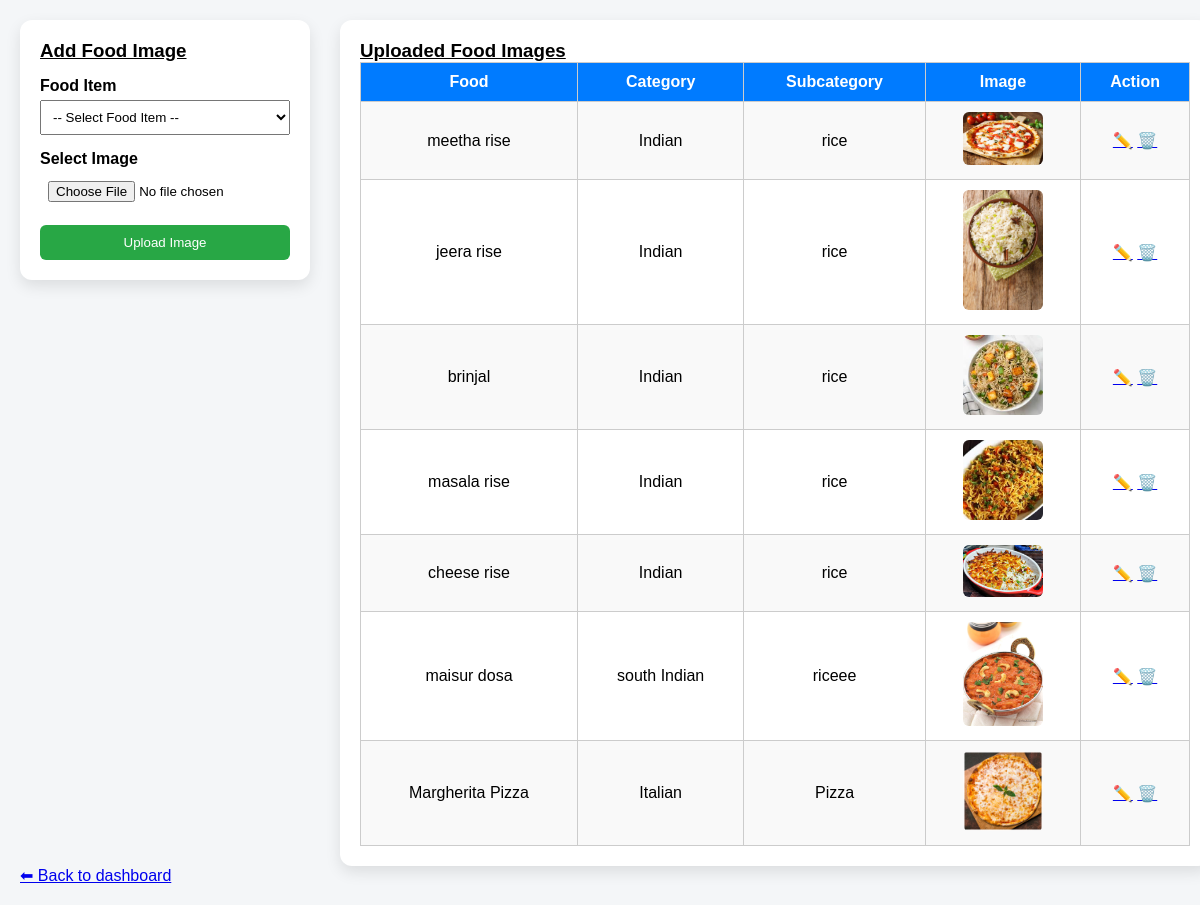
/dashboard/add_foodimage/, run on an earlier commit of the app's database.
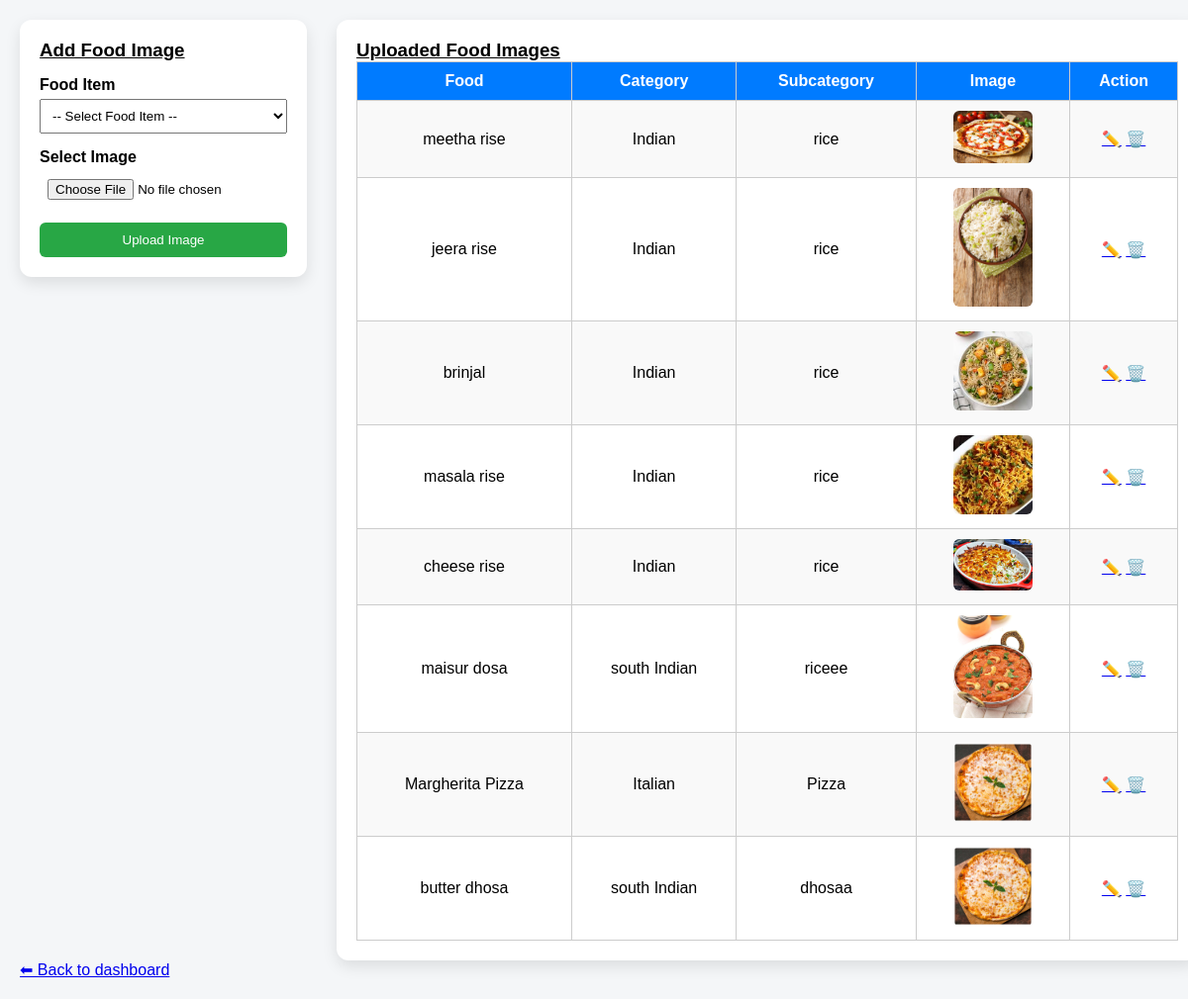
And on a later commit of the database.
### adminpanel/models.py (models this page shows, shortened)
class FoodItemImage(models.Model):
    img_url = models.ImageField(upload_to='food/')
    uploaded_date = models.DateTimeField(auto_now_add=True)
    food_item = models.ForeignKey(
        FoodItem,
        on_delete=models.CASCADE,
        related_name='images'   # 🔥 VERY IMPORTANT
    )

class FoodItem(models.Model):
    name = models.CharField(max_length=100)
    price = models.FloatField()
    is_available = models.BooleanField(default=True)
    calories = models.IntegerField()
    sub_cat = models.ForeignKey(FoodItemSubCategory, on_delete=models.CASCADE)

class FoodItemSubCategory(models.Model):
    subcategory_name = models.CharField(max_length=100)
    food_item_cat = models.ForeignKey(FoodItemCategory, on_delete=models.CASCADE)

class FoodItemCategory(models.Model):
    category_name = models.CharField(max_length=100)

### adminpanel/views.py (the view, shortened to what this page needs)
# urls.py: path('add_foodimage/', views.add_foodimage, name='add_foodimage'),
def add_foodimage(request):
    images = FoodItemImage.objects.select_related(
        'food_item',
        'food_item__sub_cat',
        'food_item__sub_cat__food_item_cat'
    )
    food_items = FoodItem.objects.all()
    return render(request, 'add/add_foodimage.html', {
        'food_items': food_items,
        'images': images
    })

### templates/add/add_foodimage.html (shortened to what this page needs)
{% load static %}
<!DOCTYPE html>
<html>
<head>
    <link rel="stylesheet" href="{% static 'adminpanel/css/foodimage.css' %}">
</head>
<body>
<div class="container">
    <div class="left">
        <u><h3>Add Food Image</h3></u>
        <form method="post" enctype="multipart/form-data">
            <label>Food Item</label>
            <select name="food_item" required>
                <option value="">-- Select Food Item --</option>
            </select>
            <label>Select Image</label>
            <input type="file" name="img_url" required>
            <button type="submit">Upload Image</button>
        </form>
    </div>
    <div class="right">
        <u><h3>Uploaded Food Images</h3></u>
        <table>
            <tr>
                <th>Food</th>
                <th>Category</th>
                <th>Subcategory</th>
                <th>Image</th>
                <th>Action</th>
            </tr>
            {% for img in images %}
            <tr>
                <td>{{ img.food_item.name }}</td>
                <td>{{ img.food_item.sub_cat.food_item_cat.category_name }}</td>
                <td>{{ img.food_item.sub_cat.subcategory_name }}</td>
                <td>
                    <img src="{{ img.img_url.url }}" width="80">
                </td>
                <td>
                  <a href="{% url 'update_foodimage' img.id %}">✏️</a>
    <a href="{% url 'delete_foodimage_item' img.id %}"
       onclick="return confirm('Delete this image?')">🗑️</a>
                </td>
            </tr>
            {% empty %}
            <tr>
                <td colspan="5">No images uploaded</td>
            </tr>
            {% endfor %}
        </table>
    </div>
</div>
<a href="{% url 'dashboard' %}">⬅ Back to dashboard</a>
</body>
</html>

What changed in the data, as far as the page shows it:
added FoodItemImage: food_item.name "butter dhosa", food_item.sub_cat.food_item_cat.category_name "south Indian", food_item.sub_cat.subcategory_name "dhosaa", img_url (picture)
